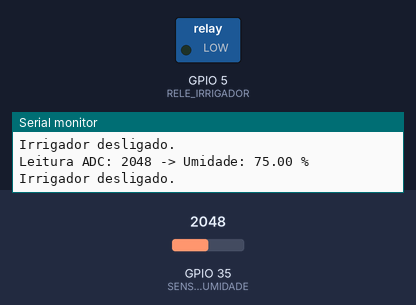
Recording of a sketch running on a simulated ESP32. Shown: switched loads named in the sketch (green lamp = pin HIGH), the last lines printed to the serial monitor. The test bench sets the inputs (shaded band); at power-on: GPIO 35 (SENSOR_UMIDADE) = 2048.

Above: at 1.8 s.
1.9 s: GPIO 35 (SENSOR_UMIDADE) set to 3221
3.4 s: GPIO 35 (SENSOR_UMIDADE) set to 3359
At 4.6 s:
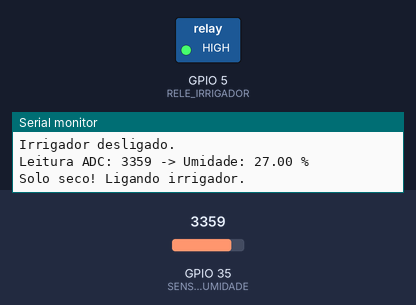
Timing chart, 0 to 6.4 s (numbered marks = the images above; inputs shaded):
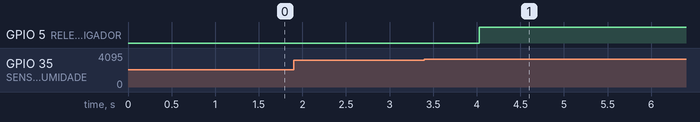

Measured:
- the behaviour switches between 3286 and 3287 on GPIO 35 (SENSOR_UMIDADE) (found by bisection; images 0 and 1)
- after the input at 3.4 s, GPIO 5 (RELE_IRRIGADOR): LOW → HIGH after 0.63 s

The sketch:

irrigacao_esp32.ino
```cpp
#define SENSOR_UMIDADE 35
#define RELE_IRRIGADOR 5

// Limiares de histerese (em %)
float LIMIAR_LIGAR = 30.0;
float LIMIAR_DESLIGAR = 40.0;

float umidade = 0;
bool irrigador = false;

// Calibração dos valores ADC
int seco = 4095;     // Valor lido quando o solo está completamente seco
int molhado = 1400;  // Valor lido quando o solo está completamente molhado

void setup() {
  Serial.begin(19200);
  pinMode(RELE_IRRIGADOR, OUTPUT);
  digitalWrite(RELE_IRRIGADOR, LOW);

  Serial.println("Sistema de Irrigação com Histerese e Calibração");
}

void loop() {
  int leitura = analogRead(SENSOR_UMIDADE);

  // Mapeia o valor lido para porcentagem correta
  umidade = map(leitura, seco, molhado, 0, 100);
  umidade = constrain(umidade, 0, 100); // Garante que fica entre 0 e 100

  Serial.print("Leitura ADC: ");
  Serial.print(leitura);
  Serial.print(" -> Umidade: ");
  Serial.print(umidade);
  Serial.println(" %");

  // Controle com histerese
  if (!irrigador && umidade < LIMIAR_LIGAR) {
    irrigador = true;
    digitalWrite(RELE_IRRIGADOR, HIGH);
    Serial.println("Solo seco! Ligando irrigador.");
  }
  else if (irrigador && umidade > LIMIAR_DESLIGAR) {
    irrigador = false;
    digitalWrite(RELE_IRRIGADOR, LOW);
    Serial.println("Solo úmido. Desligando irrigador.");
  }
  else {
    Serial.println(irrigador ? "Irrigador ligado." : "Irrigador desligado.");
  }

  delay(1000);
}
```
